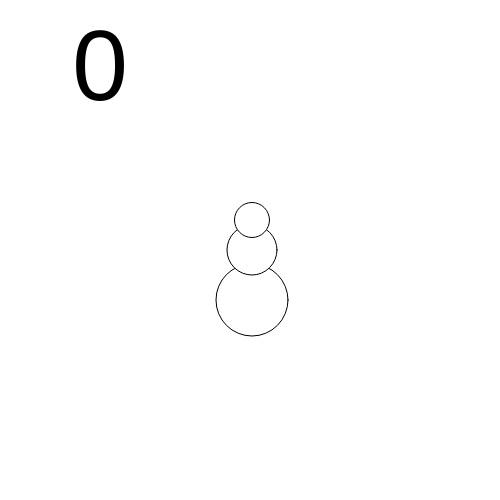
Frame 1 (no input)
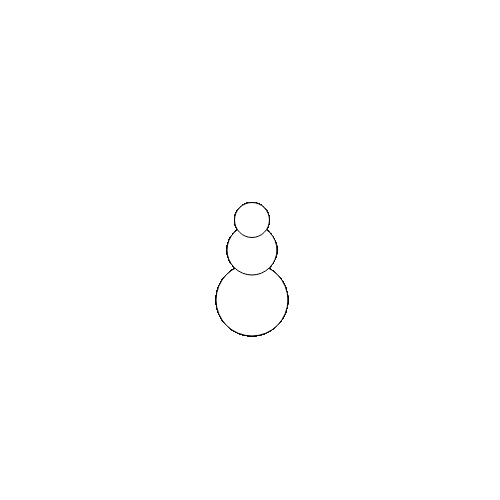
Frame 60 (no input)
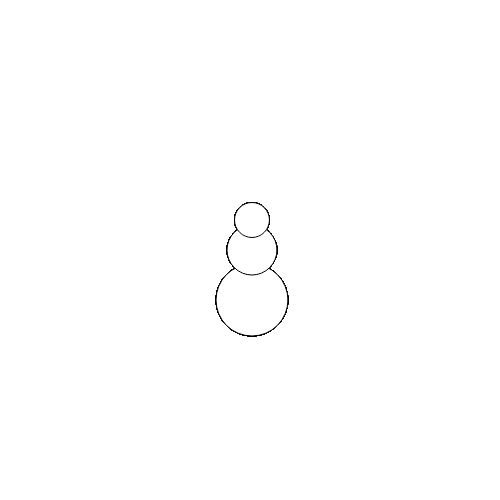
Frame 120 (the mouse pressed at the canvas centre since frame 60)

The p5.js sketch that drew these frames (run headless with seeded random() and noise() and a simulated clock; from frame 60 on, the mouse is pressed at the canvas centre):

// p5.js sketch
// ── sketch.js
var score = 0;

function setup() {
  // put setup code here
  createCanvas(500, 500);
  textAlign(CENTER);
}

function draw() {
  // put drawing code here

    //text("rose", width/2, height/2)

    textSize(100);
    text(score, 100, 100);

    fill(255);
    ellipse(252, 300, 72, 72);

    fill(255);
    ellipse(252, 250, 50, 50);

    fill(255);
    ellipse(252, 220, 35, 35);


}


 function mouseReleased() {


 fill(random (255), 0, 0);
  ellipse(mouseX, mouseY, 100,  100);



score++
}
